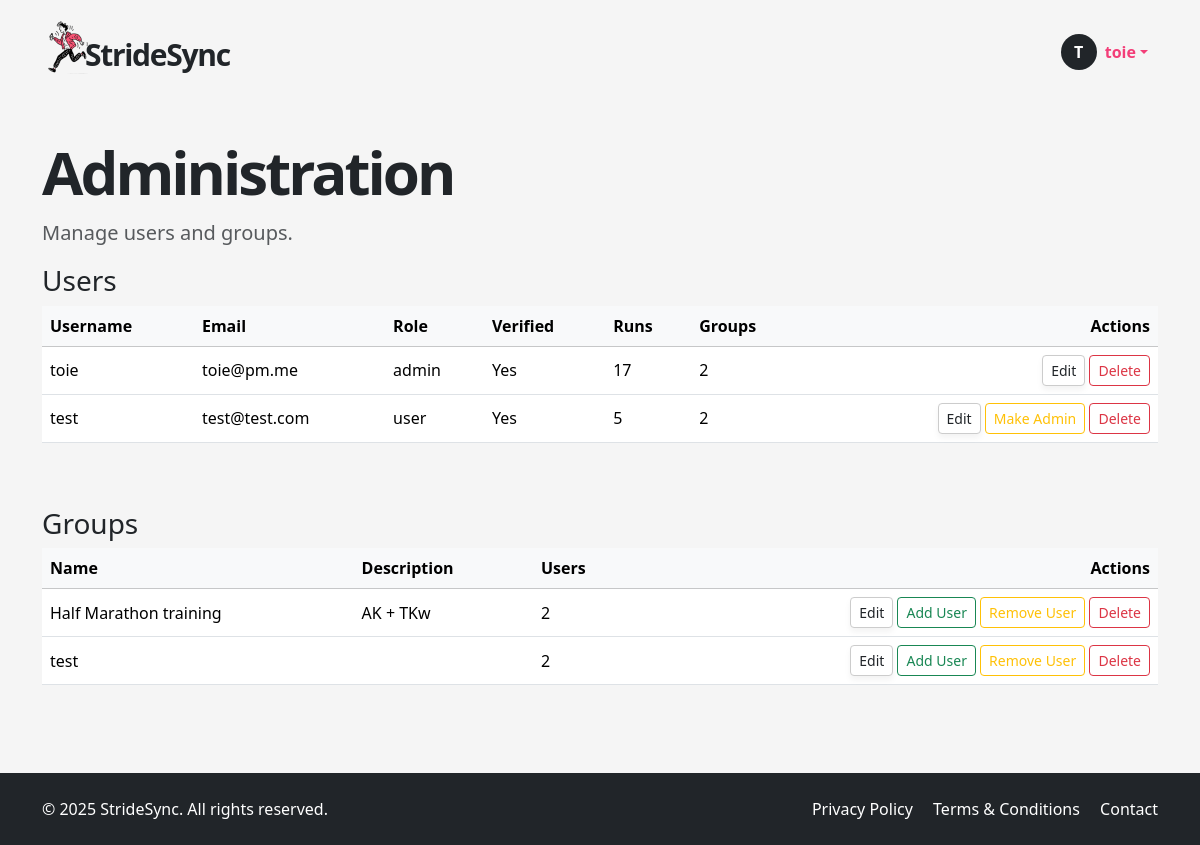
Page /admin (signed in) on the earlier database version.
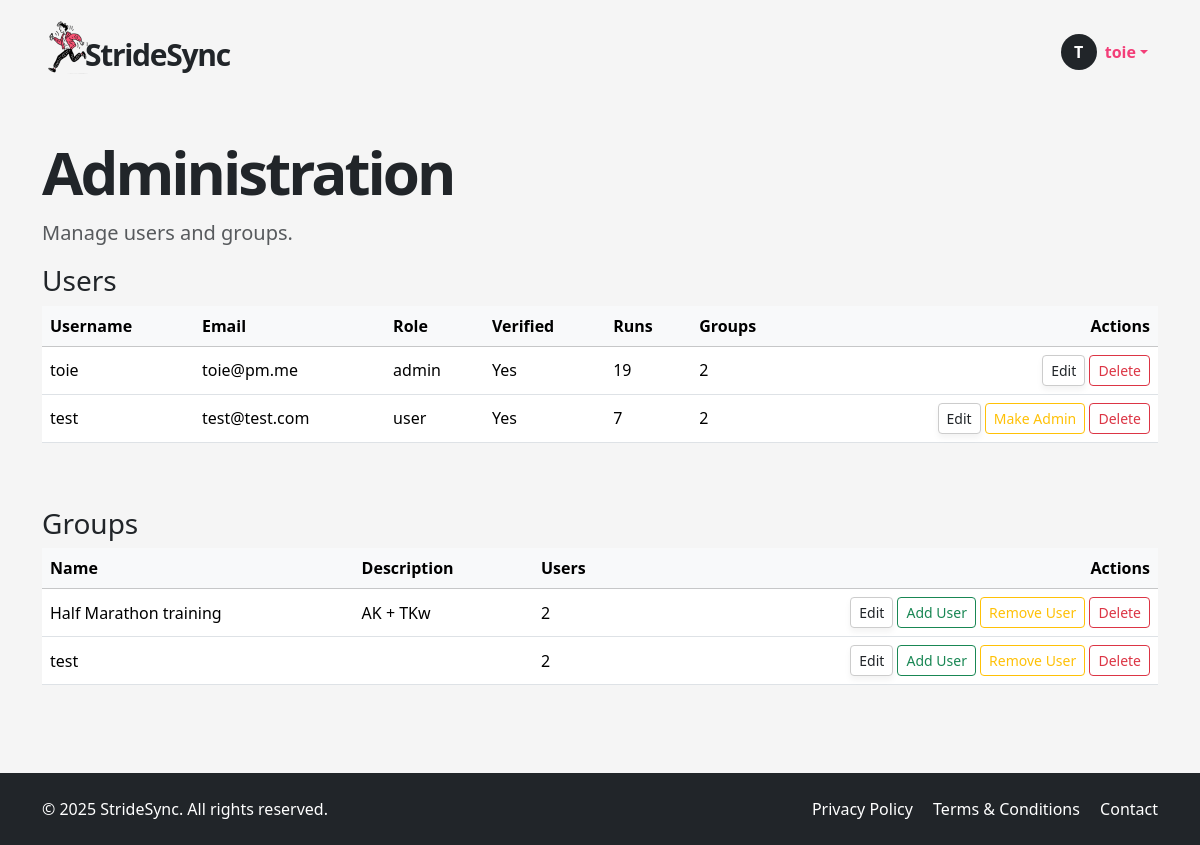
Same page on the later database version.
### app/models.py (models this page shows, shortened)
class User(UserMixin, db.Model):
    __tablename__ = "users"
    id = sa.Column(sa.Integer, primary_key=True)
    email = sa.Column(sa.String(120), unique=True, nullable=False, index=True)
    password_hash = sa.Column(sa.String(256))
    username = sa.Column(sa.String(64), unique=True, nullable=False, index=True)
    role = sa.Column(sa.Enum(UserRole), default=UserRole.USER, nullable=False)
    is_verified = sa.Column(sa.Boolean, default=False)
    verification_token = sa.Column(sa.String(128), nullable=False, default=lambda: secrets.token_urlsafe(32))
    unit_preference = Column(String(2), default='km')  # 'km' or 'mi'
    notify_group_activity = Column(Boolean, default=True)
    is_public_profile = Column(Boolean, default=False)
    reset_token = db.Column(db.String, nullable=True)
    reset_token_expiry = db.Column(db.DateTime, nullable=True)
    runs = so.relationship("Run", back_populates="user", cascade="all, delete-orphan")
    groups = so.relationship("Group", secondary=user_groups, back_populates="members")
    admin_of_groups = so.relationship("Group", secondary=group_admins, back_populates="admins")

### app/routes.py (the view)
@app.route('/admin')
@login_required
def admin_panel():
    if current_user.role != UserRole.ADMIN:
        abort(403)
    users = db.session.scalars(sa.select(User)).all()
    groups = db.session.scalars(sa.select(Group)).all()
    user_stats = {
        user.id: {
            "num_runs": len(user.runs),
            "num_groups": len(user.groups)
        }
        for user in users
    }
    group_stats = {
        group.id: {
            "num_users": len(group.members)
        }
        for group in groups
    }
    return render_template(
        "admin.html",
        users=users,
        groups=groups,
        user_stats=user_stats,
        group_stats=group_stats,
        UserRole=UserRole
    )

### app/models.py (called while the page is built)
@login.user_loader
def load_user(id):
    return db.session.get(User, int(id))

### app/templates/admin.html (shortened to what the changed rows need)
{% extends "base.html" %}
{% block content %}
<div class="container py-5">
  <h1 class="display-5 fw-bold hero-title mb-3">Administration</h1>
  <div class="mb-5">
    <div class="table-responsive">
      <table class="table table-hover align-middle">
        <thead class="table-light">
          <tr>
            <th class="text-nowrap">Username</th>
            <th class="text-nowrap">Email</th>
            <th class="text-nowrap">Role</th>
            <th class="text-nowrap">Verified</th>
            <th class="text-nowrap">Runs</th>
            <th class="text-nowrap">Groups</th>
            <th class="text-end text-nowrap">Actions</th>
          </tr>
        </thead>
        <tbody>
          {% for user in users %}
          <tr>
            <td>{{ user.username }}</td>
            <td>{{ user.email }}</td>
            <td>{{ user.role.value }}</td>
            <td>{{ 'Yes' if user.is_verified else 'No' }}</td>
            <td>{{ user_stats[user.id].num_runs }}</td>
            <td>{{ user_stats[user.id].num_groups }}</td>
            <td class="text-end text-nowrap">
              <button class="btn btn-sm btn-soft"
                      data-bs-toggle="modal"
                      data-bs-target="#editUserModal"
                      onclick="prepareEditUser({{ user.id }}, '{{ user.username }}', '{{ user.email }}')">Edit</button>
              {% if user.role.name == 'ADMIN' and user.id != current_user.id %}
                <form method="POST" action="{{ url_for('admin_demote_user', user_id=user.id) }}" class="d-inline">
                  <button class="btn btn-sm btn-outline-secondary">Remove Admin</button>
                </form>
              {% elif user.role.name != 'ADMIN' %}
                <form method="POST" action="{{ url_for('admin_promote_user', user_id=user.id) }}" class="d-inline">
                  <button class="btn btn-sm btn-outline-warning">Make Admin</button>
                </form>
              {% endif %}
              <button class="btn btn-sm btn-outline-danger"
                      data-bs-toggle="modal"
                      data-bs-target="#deleteUserModal"
                      onclick="prepareDeleteUser({{ user.id }}, '{{ user.username }}')">Delete</button>
            </td>
          </tr>
          {% endfor %}
        </tbody>
      </table>
    </div>
  </div>
  <div>
    <div class="table-responsive">
      <table class="table table-hover align-middle">
        <thead class="table-light">
          <tr>
            <th class="text-nowrap">Name</th>
            <th class="text-nowrap">Description</th>
            <th class="text-nowrap">Users</th>
            <th class="text-end text-nowrap">Actions</th>
          </tr>
        </thead>
      </table>
    </div>
  </div>
</div>
{% endblock %}

### app/templates/base.html (shortened to what this page needs)
<!DOCTYPE html>
<html lang="en">
<head>
  <link href="https://cdn.jsdelivr.net/npm/bootstrap@5.3.6/dist/css/bootstrap.min.css" rel="stylesheet">
  <link href="https://cdn.jsdelivr.net/npm/bootstrap-icons@1.10.5/font/bootstrap-icons.css" rel="stylesheet">
  <link rel="stylesheet" href="{{ url_for('static', filename='style.css') }}">
</head>
<body>
  <header>
    <nav class="navbar">
      <div class="container d-flex justify-content-between align-items-center py-2">
        <a href="/index" class="text-decoration-none logo-container d-flex align-items-center">
          <img src="{{ url_for('static', filename='img/icon.png') }}" width="50px" style="margin-right: -15px !important;" alt="StrideSync logo">
          <p class="logo mb-0 ms-2">StrideSync</p>
        </a>
        <ul class="navbar-nav flex-row align-items-center mb-0 menubox">
          {% if current_user.is_anonymous %}
            <li class="nav-item">
              <a class="btn btn-dark px-4" href="{{ url_for('login') }}">LOGIN</a>
            </li>
          {% else %}
            <li class="nav-item dropdown">
              <a class="nav-link dropdown-toggle d-flex align-items-center" href="#" id="userDropdown" role="button" data-bs-toggle="dropdown" aria-expanded="false">
                <div class="avatar-circle bg-dark text-white rounded-circle d-flex justify-content-center align-items-center me-2" style="width: 36px; height: 36px; font-weight: bold;">
                  {{ current_user.username[0]|upper }}
                </div>
                <span class="fw-semibold">{{ current_user.username }}</span>
              </a>
            </li>
          {% endif %}
        </ul>
      </div>
    </nav>
  </header>
  <main>
    {% block content %}{% endblock %}
  </main>
  <footer class="bg-dark text-white py-4">
    <div class="container d-flex flex-column flex-md-row justify-content-between align-items-center">
      <div class="mb-2 mb-md-0">
        &copy; 2025 StrideSync. All rights reserved.
      </div>
      <div>
        <a href="/privacy" class="text-white text-decoration-none me-3">Privacy Policy</a>
        <a href="/terms" class="text-white text-decoration-none me-3">Terms & Conditions</a>
        <a href="/contact" class="text-white text-decoration-none">Contact</a>
      </div>
    </div>
  </footer>
</body>
</html>

Differences in the rows shown:
changed User "toie": user_stats "17" → "19"
computed for User "test": user_stats "5" → "7"
